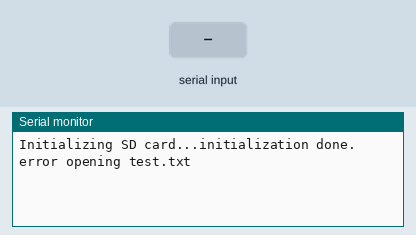
Recording of a sketch running on a simulated Arduino Uno, built with avr-gcc and run on an emulated ATmega328P. Shown: the last lines printed to the serial monitor. The inputs (shaded band) are chosen by the test bench. Storage starts empty.

Above: at 1.2 s.
1.3 s: "1\n" received over Serial
At 1.7 s:
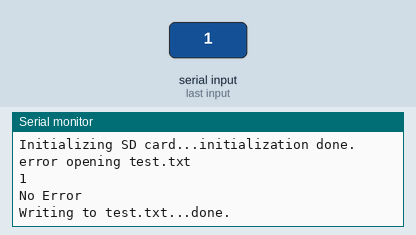
2.8 s: "0\n" received over Serial
At 4.0 s:
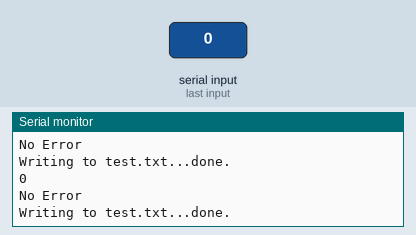
4.3 s: "2\n" received over Serial
At 5.2 s:
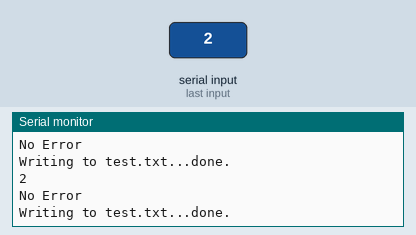

The sketch:

rfid_platforma.ino
```cpp
#include <SPI.h>
#include <SD.h>
int count = 0;                                          // count = 0
char input[12];                                         // character array of size 12
boolean flag = 0;    // flag =0
File myFile;
String s1;
String s2;
String rfid[50];

void get_rfid(){
  myFile = SD.open("rfid-no.txt");
  if (myFile)
  {
        Serial.println("rfid-no.txt:");
        while (myFile.available())
        {
             int c = 0;
             s1 = myFile.readString();
             for(int i = 0;i<=10;i++)
                {
                 int j = s1.indexOf("\n");
                 rfid[c++] = s1.substring(0,j);
                 s1 = s1.substring(j+1,s1.length());
                }
        }
        for(int i = 0;i<=10;i++)
            {
             Serial.println(rfid[i]);
            }
    // close the file:
    myFile.close();
  }
  else
  {
    // if the file didn't open, print an error:
    Serial.println("error opening test.txt");
  }}

void setup()
{
         Serial.begin(9600);
         Serial.print("Initializing SD card...");

            if (!SD.begin(4))
         {
            Serial.println("initialization failed!");
            while (1);
         }
            Serial.println("initialization done.");
         get_rfid();


}
void loop()
{


   if(Serial.available())
   {
      count = 0;
      while(Serial.available() && count < 12)          // Read 12 characters and store them in input array
      {
         input[count] = Serial.read();
         count++;
         delay(5);
      }
      Serial.print(input);                             // Print RFID tag number
      if((input[0] ^ input[2] ^ input[4] ^ input[6] ^ input[8] == input[10]) &&
         (input[1] ^ input[3] ^ input[5] ^ input[7] ^ input[9] == input[11]))
         {
            Serial.println("No Error");
            myFile = SD.open("test.txt", FILE_WRITE);
            if (myFile)
            {

                Serial.print("Writing to test.txt...");
                myFile.println(input);
                myFile.close();
                Serial.println("done.");
            }
           else
           {
            // if the file didn't open, print an error:
            Serial.println("error opening test.txt");
           }

         }
        else
        {
            Serial.println("Error");
        }
   }
}
```

Measured:
- after the input at 1.3 s, the serial monitor: prints a new line at once (image 1)
- after the input at 2.8 s, the serial monitor: prints a new line at once (image 2)
- after the input at 4.3 s, the serial monitor: prints a new line at once (image 3)
